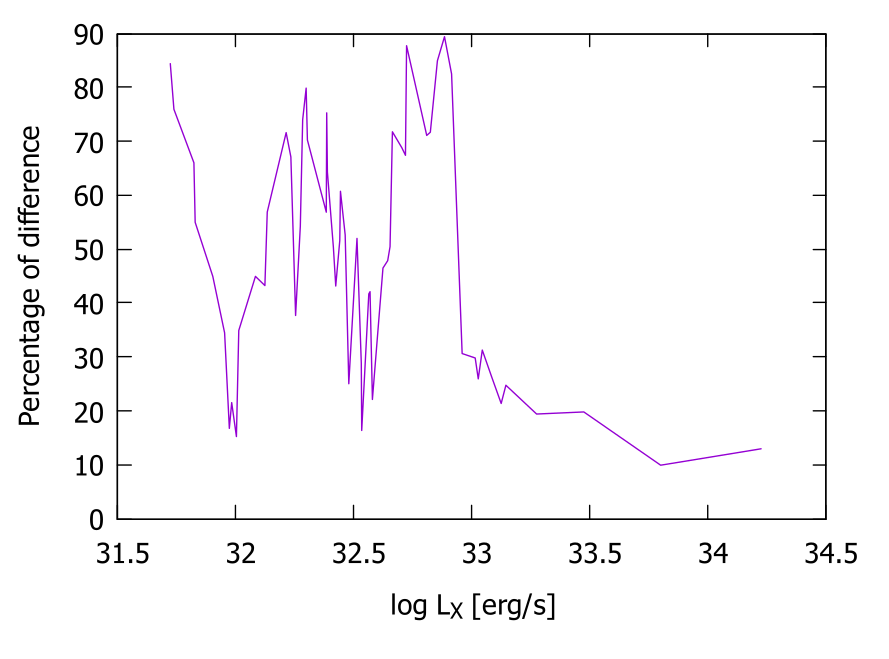

Write gnuplot code to recreate this figure.
#    
#    	G N U P L O T
#    	Version 6.0 patchlevel 2    last modified 2024-12-19 
#    
#    	Copyright (C) 1986-1993, 1998, 2004, 2007-2024
#    	Thomas Williams, Colin Kelley and many others
#    
#    	gnuplot home:     http://www.gnuplot.info
#    	faq, bugs, etc:   type "help FAQ"
#    	immediate help:   type "help"  (plot window: hit 'h')
# set terminal qt 0 font "Sans,10"
# set output
unset clip points
set clip one
unset clip two
unset clip radial
set errorbars front 1.000000 
set border 31 front lt black linewidth 1.000 dashtype solid
set cornerpoles
set zdata 
set ydata 
set xdata 
set y2data 
set x2data 
set boxwidth
set boxdepth 0
set style fill  empty border
set style rectangle back fc  bgnd fillstyle   solid 1.00 border lt -1
set style circle radius graph 0.02 
set style ellipse size graph 0.05, 0.03 angle 0 units xy
set dummy x, y
set format x "% h" 
set format y "% h" 
set format x2 "% h" 
set format y2 "% h" 
set format z "% h" 
set format cb "% h" 
set format r "% h" 
set ttics format "% h"
set timefmt "%d/%m/%y,%H:%M"
set angles radians
set tics back
unset grid
unset raxis
set theta counterclockwise right
set style parallel front  lt black linewidth 2.000 dashtype solid
set key notitle
set key fixed right top vertical Right noreverse enhanced autotitle nobox
set key noinvert samplen 4 spacing 1 width 0 height 0
set key maxcolumns 0 maxrows 0
set key noopaque
unset key
unset label
unset arrow
unset style line
unset style arrow
set style histogram clustered gap 2 title textcolor lt -1
unset object
unset walls
set style textbox  transparent margins  1.0,  1.0 border  lt -1 linewidth  1.0
set offsets 0, 0, 0, 0
set pointsize 1
set pointintervalbox 1
set encoding cp1251
unset parametric
unset polar
unset spiderplot
unset decimalsign
unset micro
unset minussign
set view 60, 30, 1, 1
set view azimuth 0
set rgbmax 255
set samples 100, 100
set isosamples 10, 10
set surface implicit
set surface
set mapping cartesian
set datafile separator whitespace
set datafile nocolumnheaders
unset hidden3d

unset contour
set cntrlabel  format '%8.3g' font '' start 5 interval 20
set cntrparam order 4
set cntrparam linear
set cntrparam levels 5
set cntrparam levels auto
set cntrparam firstlinetype 0 unsorted
set cntrparam points 5
set size ratio 0 1,1
set origin 0,0
set contourfill auto 5
set contourfill palette
set style data points
set style function lines
unset xzeroaxis
unset yzeroaxis
unset zzeroaxis
unset x2zeroaxis
unset y2zeroaxis
set xyplane relative 0.5
set tics scale  1, 0.5, 1, 1, 1
set mxtics default
set mytics default
set mztics default
set mx2tics default
set my2tics default
set mcbtics default
set mrtics default
set nomttics
set xtics border in scale 1,0.5 mirror norotate  autojustify
set xtics  norangelimit autofreq 
set ytics border in scale 1,0.5 mirror norotate  autojustify
set ytics  norangelimit autofreq 
set ztics border in scale 1,0.5 nomirror norotate  autojustify
set ztics  norangelimit autofreq 
unset x2tics
unset y2tics
set cbtics border in scale 1,0.5 mirror norotate  autojustify
set cbtics  norangelimit autofreq 
set rtics axis in scale 1,0.5 nomirror norotate  autojustify
set rtics  norangelimit autofreq 
unset ttics
set title "" 
set title  font "" textcolor lt -1 norotate
set timestamp bottom 
set timestamp "" 
set timestamp  font "" textcolor lt -1 norotate
set trange [ * : * ] noreverse nowriteback
set urange [ * : * ] noreverse nowriteback
set vrange [ * : * ] noreverse nowriteback
set xlabel "log L_X [erg/s]" 
set xlabel  font "" textcolor lt -1 norotate
set x2label "" 
set x2label  font "" textcolor lt -1 norotate
set xrange [ * : * ] noreverse writeback
set x2range [ * : * ] noreverse writeback
set ylabel "Percentage of difference" 
set ylabel  font "" textcolor lt -1 rotate
set y2label "" 
set y2label  font "" textcolor lt -1 rotate
set yrange [ * : * ] noreverse writeback
set y2range [ * : * ] noreverse writeback
set zlabel "" 
set zlabel  font "" textcolor lt -1 norotate
set zrange [ * : * ] noreverse writeback
set cblabel "" 
set cblabel  font "" textcolor lt -1 rotate
set cbrange [ * : * ] noreverse writeback
set rlabel "" 
set rlabel  font "" textcolor lt -1 norotate
set rrange [ * : * ] noreverse writeback
unset logscale
unset jitter
set zero 1e-08
set lmargin  -1
set bmargin  -1
set rmargin  -1
set tmargin  -1
set locale "Bulgarian_Bulgaria.1251"
set pm3d explicit at s
set pm3d scansautomatic
set pm3d interpolate 1,1 flush begin noftriangles noborder corners2color mean
set pm3d clip z 
set pm3d nolighting
set palette positive nops_allcF maxcolors 0 gamma 1.5 color model RGB 
set palette rgbformulae 7, 5, 15
set colorbox default
set colorbox vertical origin screen 0.9, 0.2 size screen 0.05, 0.6 front  noinvert bdefault
set style boxplot candles range  1.50 outliers pt 7 separation 1 labels auto unsorted
set chi_shapes fraction 0.60
set loadpath 
set fontpath
set psdir
set fit brief errorvariables nocovariancevariables errorscaling prescale nowrap v5
GNUTERM = "qt"
I = {0.0, 1.0}
VoxelDistance = 0.0
GridDistance = 0.0
## Last datafile plotted: "Petko.txt"
## Last plot command
plot "H2.txt" u 1:(100*(1-$2)) w l
#    EOF
